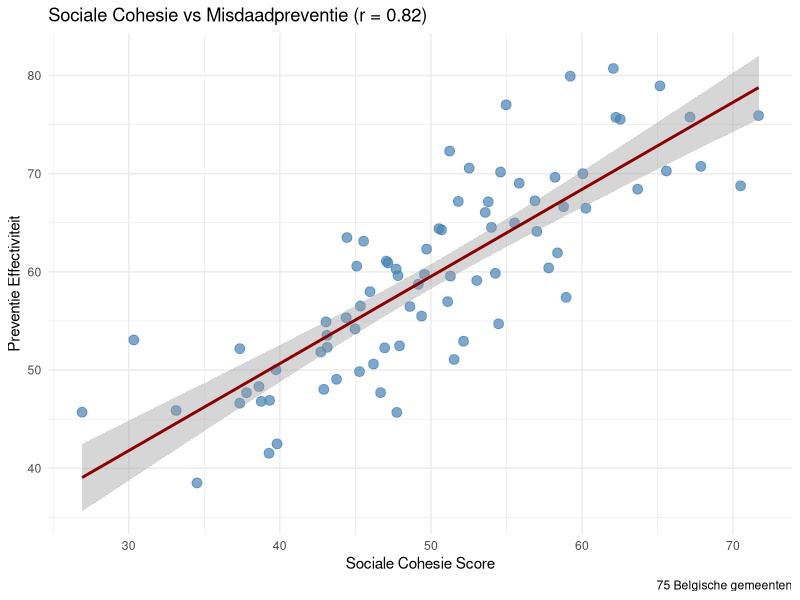
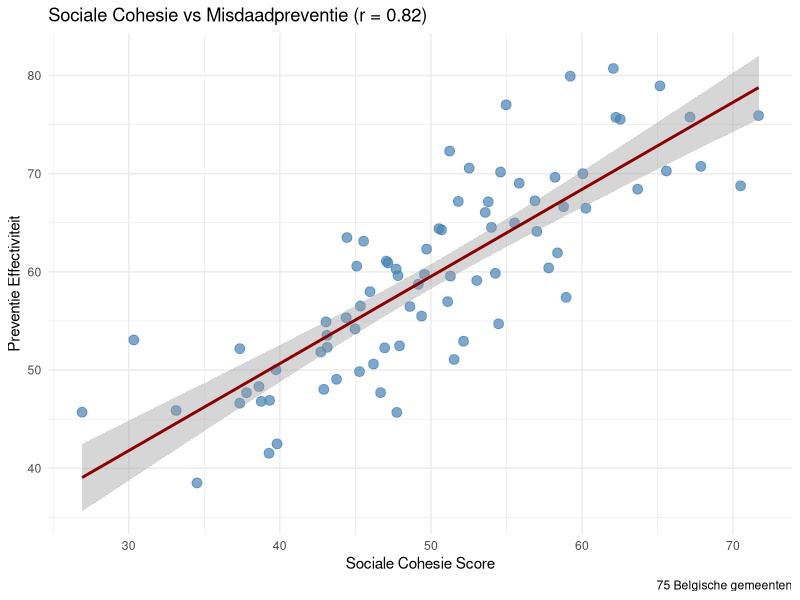

Write R code to recreate these figures, in order.
## ---- chunk 1
library(ggplot2)
library(dplyr)

# Function to save plots to Dodona directories
save_dodona_image <- function(plot_obj, question_number, filename = NULL) {
  if (is.null(filename)) {
    filename <- paste0("question_3.", question_number, ".png")
  }
  
  # Define the path to the appropriate Dodona directory
  question_dirs <- c(
    "3" = "3.3 Correlatie - Belangrijkste maatregelen",
    "8" = "3.8 Correlatie - Interpreteer correlatie", 
    "9" = "3.9 Correlatie - Wat correlatie vertelt",
    "12" = "3.12 Correlatie - Covariantie verschillen",
    "14" = "3.14 Correlatie - Pearson vs Spearman",
    "15" = "3.15 Correlatie - Richting en kracht",
    "18" = "3.18 Correlatie - Wanneer welke correlatie",
    "19" = "3.19 Correlatie - Impact uitschieters",
    "21" = "3.21 Correlatie - Correlatie interpretatie",
    "23" = "3.23 Correlatie - Correlatie aannames"
  )
  
  if (as.character(question_number) %in% names(question_dirs)) {
    dir_name <- question_dirs[as.character(question_number)]
    image_path <- file.path(dir_name, "images", filename)
    
    # Create directory if it doesn't exist
    dir.create(dirname(image_path), recursive = TRUE, showWarnings = FALSE)
    
    # Save the plot
    ggsave(image_path, plot_obj, width = 10, height = 6, dpi = 300)
    cat("Saved image:", image_path, "\n")
  }
}
## ---- chunk 2
# Test image saving for Q8
set.seed(123)
n <- 80
x <- rnorm(n, 50, 10)
y <- 0.75 * scale(x)[,1] * 10 + rnorm(n, 60, 6)

pos_cor_data <- data.frame(Variable_X = x, Variable_Y = y)
r_value <- round(cor(x, y), 2)

p_q8 <- ggplot(pos_cor_data, aes(x = Variable_X, y = Variable_Y)) +
  geom_point(color = "steelblue", size = 3, alpha = 0.7) +
  geom_smooth(method = "lm", formula = y ~ x, se = TRUE, color = "darkred") +
  labs(
    title = paste0("Sociale Cohesie vs Misdaadpreventie (r = ", r_value, ")"),
    x = "Sociale Cohesie Score",
    y = "Preventie Effectiviteit",
    caption = "75 Belgische gemeenten"
  ) +
  theme_minimal()

print(p_q8)
save_dodona_image(p_q8, 8)
